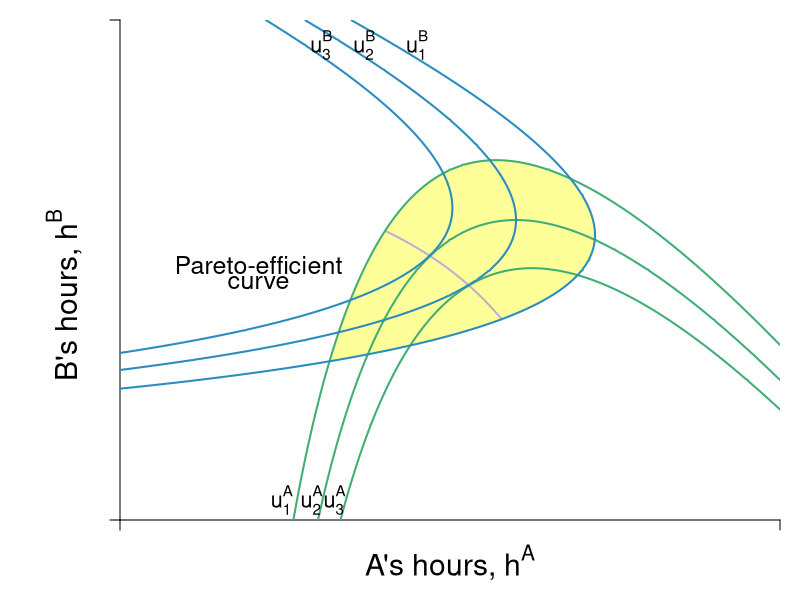

Write R code to recreate this figure.
require(shape)
pdf(file = "coordination_failures/coord_fallback_pareto.pdf", width = 9, height = 7)

#Set parameters for graphics
axislabelsize <- 1.8
labelsize <- 1.5
namesize <- 1.8
annotatesize <- 1.5
graphlinewidth <- 2
segmentlinewidth <- 1.5

COL <- c("#7fc97f", "#beaed4", "#fdc086", "#ffff99", "#386cb0", "#f0027f", "#bf5b17", "#666666")
COLA <- c("#99d8c9","#66c2a4","#41ae76", "#238b45", "#005824")
COLB <- c("#4eb3d3", "#2b8cbe", "#0868ac","#084081")

par(mar =  c(4, 6, 1, 1))

uA <- function(ea, eb, alpha = 30, beta = 1/2) {
  (alpha - beta*(ea+eb))*ea - 0.5*(ea)^2
}

uB <- function(ea, eb, alpha = 30, beta = 1/2) {
  (alpha - beta*(ea+eb))*eb - 0.5*(eb)^2
}

brfB <- function(ea, alpha = 30, beta = 1/2) {
  (alpha - beta*ea)/(1 + 2*beta)
}

brfA <- function(ea, alpha = 30, beta = 1/2) {
  (alpha - ea*(1 + 2*beta))/(beta)
}

brfPE <- function(ea, alpha = 30, beta = 1/8) {
  alpha*(1 - beta*ea)
}

hANE <- function(alpha, beta = 1/2){
  alpha/(1 + 3*beta)
}

hApEff <- function(alpha, beta = 1/2){
  alpha/(2 + 4*beta)
}

hApEff2 <- function(alpha, beta = 1/2){
  alpha/(1 + 4*beta)
}

intercept1 <- function(alpha, beta = 1/2){
  alpha/(1 + 2*beta)
}

PEC <- function(ea, alpha = 30, beta = 1/2){
  a = beta*(1+2*beta);
  b = -alpha*(1+3*beta)+(1+2*beta)^2*ea;
  c = alpha^2 - alpha*(1+3*beta)*ea+ beta*(1+2*beta)*ea^2
  delta = b^2-4*a*c
  return((-b-sqrt(delta))/(2*a))
}


indiffA <- function(ea, alpha = 30, beta = 1/2, uA = 144) {
  (alpha*ea - beta*(ea)^2 - 0.5*(ea)^2 - uA)/(beta*ea)
}

indiffBroot1 <- function(ea, alpha = 30, beta = 30, uB = 144){
  (-sqrt(alpha^2 - 2*alpha*beta*ea + beta^2*ea^2 - 4*beta*uB - 2*uB) + alpha - beta*ea)/(2*beta + 1)
}

indiffBroot2 <- function(ea, alpha = 30, beta = 30, uB = 144){
  (sqrt(alpha^2 - 2*alpha*beta*ea + beta^2*ea^2 - 4*beta*uB - 2*uB) + alpha - beta*ea)/(2*beta + 1)
}


xlims <- c(0, 20)
ylims <- c(0, 20)

npts <- 501 
x <- seq(xlims[1], xlims[2], length.out = npts)
y <- seq(ylims[1], ylims[2], length.out = npts) 
a <- c(130, 
       uA(hANE(alpha = 30, beta = 1/2), hANE(alpha = 30, beta = 1/2)),
       #uA(hApEff2(alpha = 30, beta = 1/2), hApEff2(alpha = 30, beta = 1/2)),
       155.8)
b <- c(130, 
       uA(hANE(alpha = 30, beta = 1/2),hANE(alpha = 30, beta = 1/2)), 
       #uB(hApEff2(alpha = 30, beta = 1/2), hApEff2(alpha = 30, beta = 1/2)), 
       155.8)


plot(0, 0, xlim = xlims, ylim = ylims, type = "n",
     xlab = expression(paste("")),
     ylab = expression(paste("")), 
     xaxt = "n", 
     yaxt = "n", 
     cex.lab = axislabelsize, 
     bty = "n",
     xaxs="i", 
     yaxs="i")


ticksy <- c(ylims[1], ylims[2])
ylabels <- c(NA, NA)
ticksx <- c(xlims[1], xlims[2])
xlabels <- c(NA, NA)

axis(1, at = ticksx,  pos = 0, labels = FALSE)
text(x = c(0, hApEff2(alpha = 30), hANE(alpha = 30), intercept1(alpha = 30), xlims[2]), par("usr")[3] - 0.4, labels = xlabels, srt = 0, pos = 1, xpd = TRUE)

axis(2, at = ticksy, pos = 0, labels = ylabels, las = 1)

npts <- 500 
xx1 <- seq(xlims[1], xlims[2], length.out = npts)
xx2 <- seq(8.05, 11.55, length.out = npts)

#Polygon for the P-Improving Lens
xpoly1 <- seq(from = 6.3, to = 13.65, length.out = 500)
ypoly1 <- indiffA(xpoly1, uA = 130, alpha = 30, beta = 1/2)
ypoly2 <- indiffBroot1(xpoly1, uB = 130, alpha = 30, beta = 1/2)
polygon(x = c(xpoly1, rev(xpoly1)), y = c(ypoly1, rev(ypoly2)), col = COL[4], density = NULL, border = NA)

xpoly1 <- seq(from = 13.65, to = 14.35, length.out = 500)
ypoly1 <- indiffBroot2(xpoly1, uB = 130, alpha = 30, beta = 1/2)
ypoly2 <- indiffBroot1(xpoly1, uB = 130, alpha = 30, beta = 1/2)
polygon(x = c(xpoly1, rev(xpoly1)), y = c(ypoly1, rev(ypoly2)), col = COL[4], density = NULL, border = NA)

#Pareto-efficient curve line
lines(xx2, PEC(xx2, alpha = 30, beta = 1/2), col = COL[2], lwd = graphlinewidth)

contour(y, x,
        outer(x, y, uA),
        drawlabels = FALSE,
        col = COLA[3],
        lwd = graphlinewidth,
        levels = a,
        xaxs="i",
        yaxs="i",
        add = TRUE)

text(0.5*xlims[2], -1.7, expression(paste("A's hours, ", h^A)), xpd = TRUE, cex = axislabelsize)
text(-1.7, 9, expression(paste("B's hours, ", h^B)), xpd = TRUE, cex = axislabelsize, srt = 90)

contour(x, y,
        outer(x, y, uB),
        drawlabels = FALSE,
        col = COLB[2],
        lwd = graphlinewidth,
        levels = b,
        add = TRUE
)

text(4.2, 10.2, expression("Pareto-efficient"), cex = labelsize)
text(4.2, 9.5, expression("curve"), cex = labelsize)
#Arrows(5.7, 10, 9.6, 10, col = "black", lty = 1, lwd = 2, arr.type = "triangle", arr.lwd = 0.5)


#text(11.1, 5.5, expression("Pareto-improving"), cex = annotatesize)
#text(11.1,  5, expression("lens"), cex = annotatesize)
#Arrows(11.1, 5.8, 11.1, 10.8, col = "black", lty = 1, lwd = 2, arr.type = "triangle", arr.lwd = 0.5)

#Label the indifference curves for A
text(4.9, 0.8, expression(u[1]^A), cex = labelsize - 0.2)
text(5.8, 0.8, expression(u[2]^A), cex = labelsize - 0.2)
text(6.5, 0.8, expression(u[3]^A), cex = labelsize - 0.2)


#Label the indifference curves for theB
text(9.0, 19, expression(u[1]^B), cex = labelsize - 0.2)
text(7.4, 19, expression(u[2]^B), cex = labelsize - 0.2)
text(6.1, 19, expression(u[3]^B), cex = labelsize - 0.2)

dev.off()
